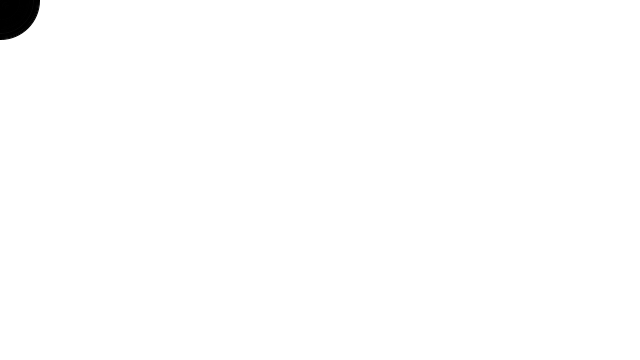
Frame 1 (no input)
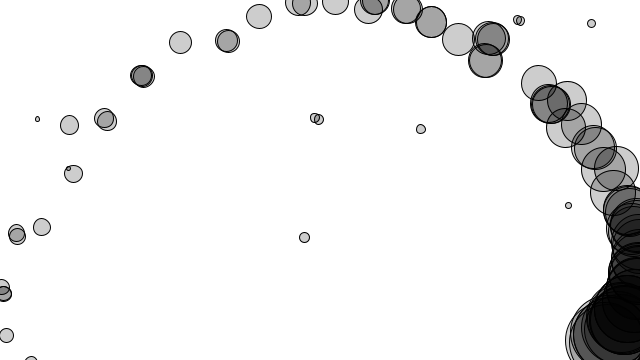
Frame 60 (the mouse pressed at the canvas centre just before this capture)
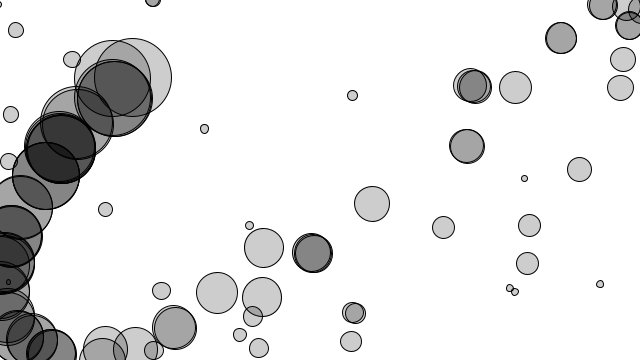
Frame 120 (the mouse held since frame 60 and released just before this capture)

The Processing sketch that drew these frames (run headless with seeded random() and noise(); from frame 60 on, the mouse is pressed at the canvas centre):

// Processing sketch: E2_3Pullfield
// ── E2_3Pullfield.pde
class Mover {
  
  PVector location;
  PVector velocity;
  PVector acceleration;
  PVector mouse;
  float mass;
  

  float topspeed;
  
  Mover(float m, float x, float y) {
    mass = m;
    location = new PVector(x, y);
    velocity = new PVector(0,0);
    acceleration = new PVector(0,0);
  }
  
  void update(){
    velocity.add(acceleration);
    location.add(velocity);
    acceleration.mult(0);

  }
  
  void display(){
    stroke(0);
    fill(0, 50);
    ellipse(location.x, location.y, mass*16, mass*16);
  }
  
  void checkEdges(){
    if (location.x < 0 || location.x > width){
      velocity.x = velocity.x * -1;
    }
    
    if (location.y < 0 || location.y > height){
      velocity.y = velocity.y * -1;
    }
  }
  
  void applyForce(PVector force){
    PVector f = force.get();
    f.div(mass);
    acceleration.add(f);
  }
}

Mover[] movers = new Mover[100];

void setup(){
  size(640, 360);
  background(255);
  for(int i = 0; i<movers.length; i++){
    movers[i] = new Mover(random(.1, 5), 0, 0);
  }
}

void draw(){
  background(255);
  for(int i = 0; i<movers.length; i++){
    
    PVector bot = new PVector(0, map(dist(0, movers[i].location.y, 0, 0), 0, height, 0, -3));
    PVector top = new PVector(0, map(dist(0, movers[i].location.y, 0, 0), 0, height, 3, 0));
    PVector left = new PVector(map(dist(movers[i].location.x, 0, 0, 0), 0, width, 3, 0), 0);
    PVector right = new PVector(map(dist(movers[i].location.x, 0, 0, 0), 0, width, 0, -3), 0);
    movers[i].applyForce(bot);
    movers[i].applyForce(top);
    movers[i].applyForce(left);
    movers[i].applyForce(right);
    movers[i].update();
    movers[i].checkEdges();
    movers[i].display();
  }

}
